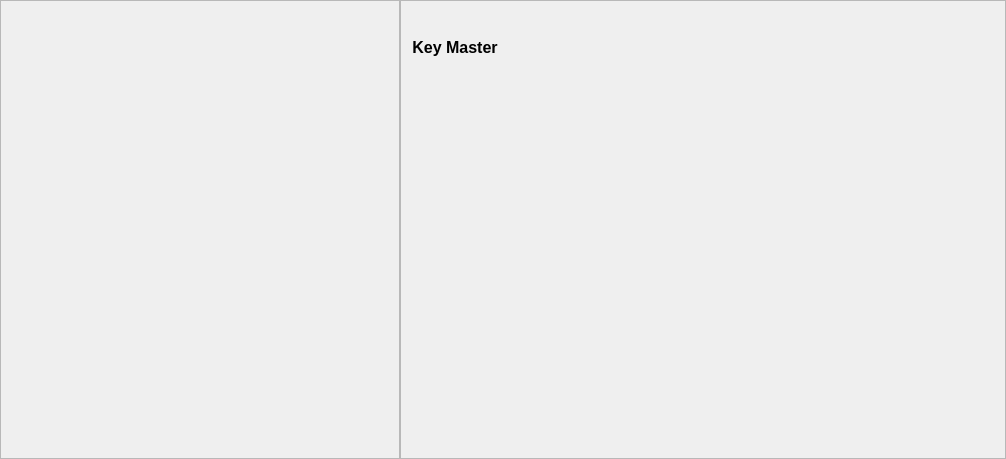
<?xml version="1.0" encoding="UTF-8"?>
<ui version="4.0">
 <class>MasterKeyParentWidget</class>
 <widget class="QWidget" name="MasterKeyParentWidget">
  <property name="geometry">
   <rect>
    <x>0</x>
    <y>0</y>
    <width>1006</width>
    <height>459</height>
   </rect>
  </property>
  <property name="baseSize">
   <size>
    <width>0</width>
    <height>0</height>
   </size>
  </property>
  <property name="windowTitle">
   <string>MasterKeyParentWidget</string>
  </property>
  <layout class="QHBoxLayout" name="horizontalLayout">
   <property name="spacing">
    <number>0</number>
   </property>
   <property name="leftMargin">
    <number>0</number>
   </property>
   <property name="topMargin">
    <number>0</number>
   </property>
   <property name="rightMargin">
    <number>0</number>
   </property>
   <property name="bottomMargin">
    <number>0</number>
   </property>
   <item>
    <widget class="QFrame" name="m_masterKeyContainer_frame">
     <property name="minimumSize">
      <size>
       <width>400</width>
       <height>0</height>
      </size>
     </property>
     <property name="maximumSize">
      <size>
       <width>400</width>
       <height>16777215</height>
      </size>
     </property>
     <property name="frameShape">
      <enum>QFrame::StyledPanel</enum>
     </property>
     <property name="frameShadow">
      <enum>QFrame::Raised</enum>
     </property>
     <layout class="QGridLayout" name="m_masterKeyContainer_layout"/>
    </widget>
   </item>
   <item>
    <widget class="QFrame" name="m_logoContainer_frame">
     <property name="sizePolicy">
      <sizepolicy hsizetype="Expanding" vsizetype="Preferred">
       <horstretch>0</horstretch>
       <verstretch>0</verstretch>
      </sizepolicy>
     </property>
     <property name="frameShape">
      <enum>QFrame::StyledPanel</enum>
     </property>
     <property name="frameShadow">
      <enum>QFrame::Raised</enum>
     </property>
     <layout class="QGridLayout" name="gridLayout">
      <item row="2" column="0">
       <widget class="QLabel" name="label_3">
        <property name="font">
         <font>
          <pointsize>10</pointsize>
          <weight>75</weight>
          <italic>true</italic>
          <bold>true</bold>
         </font>
        </property>
        <property name="text">
         <string>&lt;Aether Projects&gt;</string>
        </property>
        <property name="alignment">
         <set>Qt::AlignCenter</set>
        </property>
       </widget>
      </item>
      <item row="3" column="0">
       <spacer name="verticalSpacer">
        <property name="orientation">
         <enum>Qt::Vertical</enum>
        </property>
        <property name="sizeHint" stdset="0">
         <size>
          <width>20</width>
          <height>40</height>
         </size>
        </property>
       </spacer>
      </item>
      <item row="1" column="0">
       <widget class="QLabel" name="label_2">
        <property name="font">
         <font>
          <pointsize>12</pointsize>
          <weight>75</weight>
          <bold>true</bold>
         </font>
        </property>
        <property name="text">
         <string>Key Master</string>
        </property>
        <property name="alignment">
         <set>Qt::AlignCenter</set>
        </property>
       </widget>
      </item>
      <item row="0" column="0">
       <widget class="QLabel" name="label">
        <property name="pixmap">
         <pixmap resource="../Resources/Resource.qrc">:/Images/Key.png</pixmap>
        </property>
        <property name="scaledContents">
         <bool>false</bool>
        </property>
        <property name="alignment">
         <set>Qt::AlignCenter</set>
        </property>
       </widget>
      </item>
      <item row="0" column="1">
       <spacer name="horizontalSpacer">
        <property name="orientation">
         <enum>Qt::Horizontal</enum>
        </property>
        <property name="sizeHint" stdset="0">
         <size>
          <width>40</width>
          <height>20</height>
         </size>
        </property>
       </spacer>
      </item>
     </layout>
    </widget>
   </item>
  </layout>
 </widget>
 <layoutdefault spacing="6" margin="11"/>
 <resources>
  <include location="../Resources/Resource.qrc"/>
 </resources>
 <connections/>
</ui>
